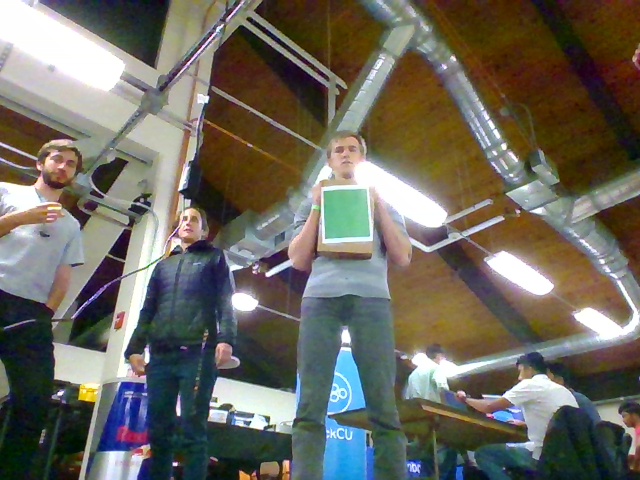
#> input picture SourceCode/camera_cal.png, 640 x 480 px, given in place of the camera
$ python detection.py
#> lines starting #> are read from the running program, lines starting #| are printed output that depends on the picture; after the words box and inside, x2 and y2 are one past the last pixel; in counts of white or black regions, pixels touching at a corner belong together
import cv2
import numpy as np

cap = cv2.VideoCapture(0)

def nothing(x):
	pass

#Prelim paper results
#Low[75, 0, 36]
#High[176, 136, 101]
#Hue varies dramatically with lighting
#Tends have a super low sat and value,
#goes up with light reflection on surface

#Block
#low[45, 215, 0]
#high[85, 255, 166]

#Final values
#low[57, 73, 65]
#high[88, 255, 255]


#Top center, middle center, bottom center (m)
tracking_points = [
	[0, 0, 0],
	[0, .12, 0],
	[0, .24, 0]
]

cv2.namedWindow("Trackbars")
cv2.createTrackbar("L - H", "Trackbars", 57, 179, nothing)
cv2.createTrackbar("L - S", "Trackbars", 73, 255, nothing)
cv2.createTrackbar("L - V", "Trackbars", 65, 255, nothing)
cv2.createTrackbar("U - H", "Trackbars", 88, 179, nothing)
cv2.createTrackbar("U - S", "Trackbars", 255, 255, nothing)
cv2.createTrackbar("U - V", "Trackbars", 255, 255, nothing)

_, frame = cap.read()
#> frame is the input picture: shape (480, 640, 3); mean B, G, R 94.9, 104.8, 107.9
print("width: " + str(cap.get(cv2.CAP_PROP_FRAME_WIDTH)))
print("height: " + str(cap.get(cv2.CAP_PROP_FRAME_HEIGHT)))
white_img = np.zeros([cv2.CAP_PROP_FRAME_WIDTH, cv2.CAP_PROP_FRAME_HEIGHT, 3])
white_img[:,:] = (255, 255, 255)

cv2.namedWindow('frame', cv2.WINDOW_NORMAL)
cv2.resizeWindow('frame', 1920, 1080)

while True:
	_, frame = cap.read()


	hsv = cv2.cvtColor(frame, cv2.COLOR_BGR2HSV)
#> hsv: shape (480, 640, 3); mean H, S, V 61.2, 99.1, 119.9

	l_h = cv2.getTrackbarPos("L - H", "Trackbars")
	l_s = cv2.getTrackbarPos("L - S", "Trackbars")
	l_v = cv2.getTrackbarPos("L - V", "Trackbars")
	u_h = cv2.getTrackbarPos("U - H", "Trackbars")
	u_s = cv2.getTrackbarPos("U - S", "Trackbars")
	u_v = cv2.getTrackbarPos("U - V", "Trackbars")

	lower_filter = np.array([l_h, l_s, l_v])
	upper_filter = np.array([u_h, u_s, u_v])

	mask = cv2.inRange(hsv, lower_filter, upper_filter)
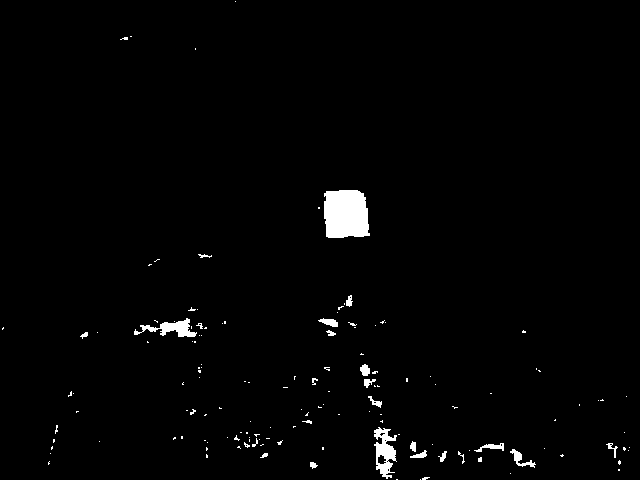
#> mask: shape (480, 640); 1.6% white; 143 white regions (119 under 20 px), largest, box (x1, y1, x2, y2) and area: (324, 190, 370, 238) 1961, (374, 427, 397, 479) 655, (134, 318, 197, 337) 497
	res = cv2.bitwise_and(frame, frame, mask = mask)
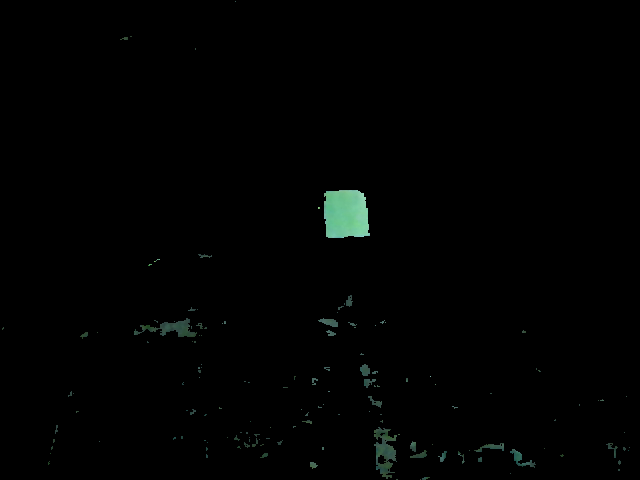
#> res: shape (480, 640, 3); mean B, G, R 1.6, 2, 1.2

	#try other blurs


	blur = cv2.GaussianBlur(res, (5, 5), 0)

	kernel = np.ones((5, 5), np.uint8)
	opening = cv2.morphologyEx(blur, cv2.MORPH_CLOSE, kernel)

	#blur = cv2.medianBlur(opening, 5)
	#convert to grayscale for thresholding
	bgr = cv2.cvtColor(blur, cv2.COLOR_HSV2BGR)
	gray = cv2.cvtColor(bgr, cv2.COLOR_BGR2GRAY)

	#ret, thr = cv2.threshold(gray, 0, 255, cv2.THRESH_BINARY+cv2.THRESH_OTSU)
	#thr = cv2.adaptiveThreshold(gray, 255, cv2.ADAPTIVE_THRESH_GAUSSIAN_C, cv2.THRESH_BINARY, 11, 2)

	thr = cv2.adaptiveThreshold(gray, 255, cv2.ADAPTIVE_THRESH_MEAN_C, cv2.THRESH_BINARY, 11, 2)
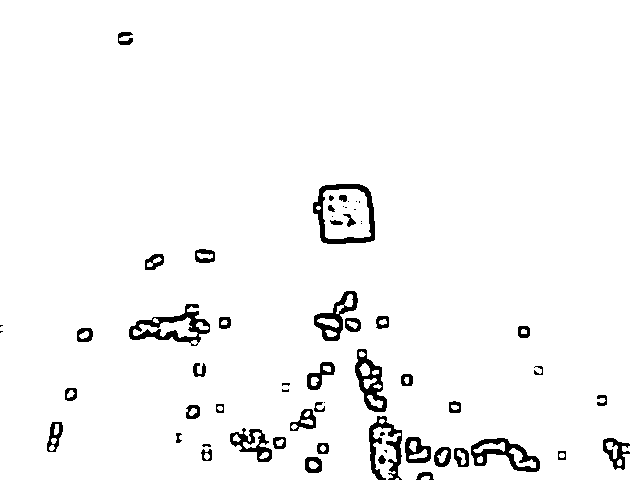
#> thr: shape (480, 640); 96.4% white; 61 black regions (16 under 20 px), largest, box (x1, y1, x2, y2) and area: (129, 304, 210, 346) 1122, (313, 184, 375, 244) 1054, (471, 438, 540, 472) 901
	ret, thr = cv2.threshold(gray, 250, 255, cv2.THRESH_BINARY)
#> thr: shape (480, 640); every value is 0
	edges = cv2.Canny(blur, 100, 200)
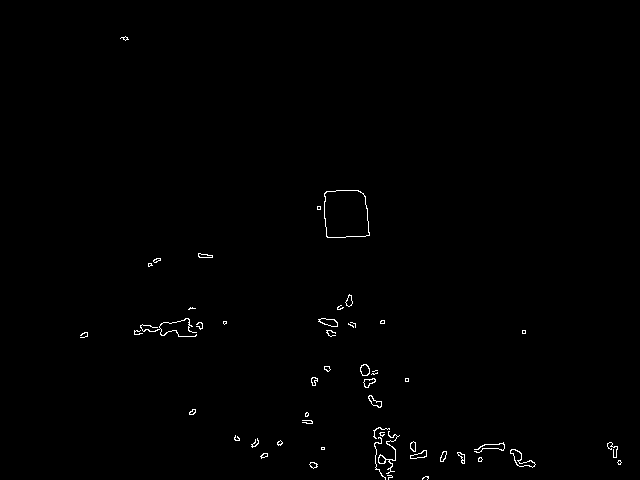
#> edges: shape (480, 640); 0.57% white in thin lines or dots, all inside (x1, y1, x2, y2) = (80, 36, 622, 480)

	contours, hierarchy = cv2.findContours(edges,cv2.RETR_TREE,cv2.CHAIN_APPROX_SIMPLE)
#> contours = 84 contours, 50 with area under 20; largest, box (x1, y1, x2, y2) and area: (324, 190, 370, 238) 1918, (324, 190, 370, 238) 1906, (510, 449, 536, 468) 164, (510, 449, 536, 468) 146, (318, 318, 338, 327) 100

	#find largest contour
	if len(contours) > 0:
		cnt = contours[0]
#> cnt = contour of 11 points, box (x1, y1, x2, y2) (422, 476, 429, 480), area 4
		max_size = cv2.contourArea(cnt)
#> max_size = 3.5

		for cont in contours:
			if cv2.contourArea(cont) > max_size:
				cnt = cont
				max_size = cv2.contourArea(cont)
#> this loop made 84 passes
#> max_size on passes 3, 11, 14, 16, 18, 81: 32, 38, 40, 71.5, 164, 1918.5
#> cont on passes 6, 20, 42, 55: [[619, 460], [621, 462], [619, 464], [617, 462]], [[321, 447], [321, 449], [324, 449], [324, 447]], [[405, 378], [405, 381], [408, 381], [408, 378]], [[522, 330], [522, 333], [525, 333], [525, 330]]
#> after the loop, cnt = contour of 34 points, box (x1, y1, x2, y2) (324, 190, 370, 238), area 1918; max_size = 1918.5
		#cv2.drawContours(frame, cnt, -1, (0, 255, 0), 3)
		perimeter = cv2.arcLength(cnt,True)
#> perimeter = 174.9
		epsilon = 0.04*perimeter
#> epsilon = 6.99
		approx = cv2.approxPolyDP(cnt,epsilon,True)
#> approx = [[324, 193], [327, 237], [369, 235], [363, 193]]
		cv2.drawContours(frame, [approx], -1, (0, 255, 0), 3)
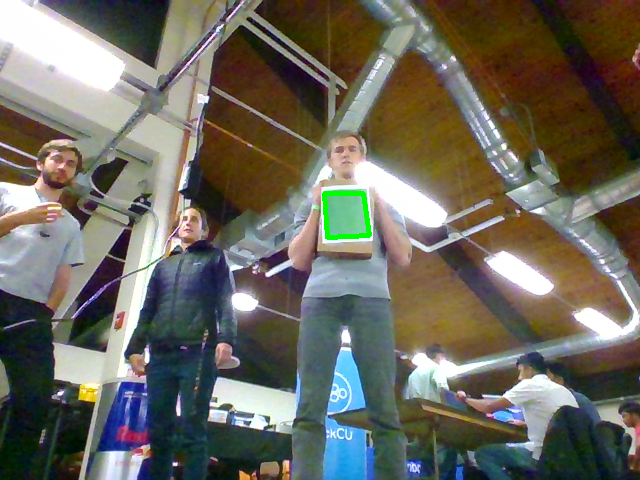
#> frame: shape (480, 640, 3); 0.27% of pixels changed, all inside (x1, y1, x2, y2) = (322, 191, 372, 240)
		#this line's gross sorry
		extrema = [tuple(cnt[cnt[:,:,0].argmin()][0]), tuple(cnt[cnt[:,:,0].argmax()][0]), tuple(cnt[cnt[:,:,1].argmin()][0]), tuple(cnt[cnt[:,:,1].argmax()][0])]
#> extrema = [(324, 193), (369, 235), (336, 190), (327, 237)]
		for i in extrema:
			cv2.circle(frame, i, 5, 255, -1)
#> this loop made 4 passes
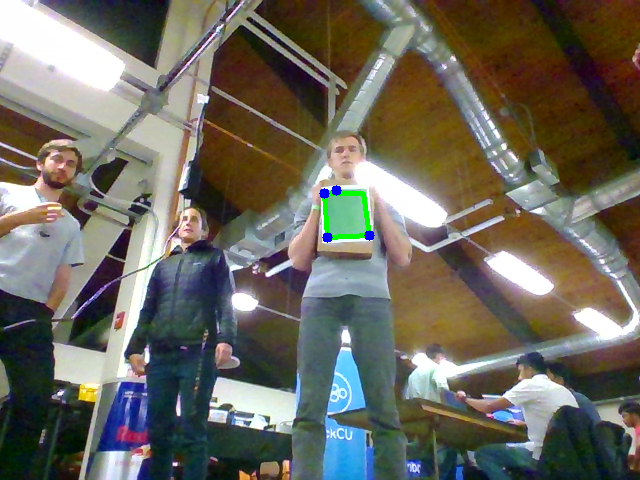
#> frame: shape (480, 640, 3); 0.11% of pixels changed, all inside (x1, y1, x2, y2) = (319, 185, 375, 243)
	#frame = cv2.drawContours(frame, contours, -1, (0, 255, 0), 3)
	#thr = cv2.drawContours(thr, contours, -1, (0, 255, 0) , 3)

	'''
	for i in corners:
		x, y = i.ravel()
		cv2.circle(frame,(x,y), 3, 255, -1)
	'''


	cv2.imshow('frame', frame)
	cv2.imshow('mask', mask)
	cv2.imshow('blur', blur)
	cv2.imshow('thr', thr)
	cv2.imshow('edge', edges)


	k = cv2.waitKey(1) & 0xFF
#> (key Esc is pressed here)
	if k == 27:
		break

cap.release()
cv2.destroyAllWindows()

$ run again, on SourceCode/dev2.png
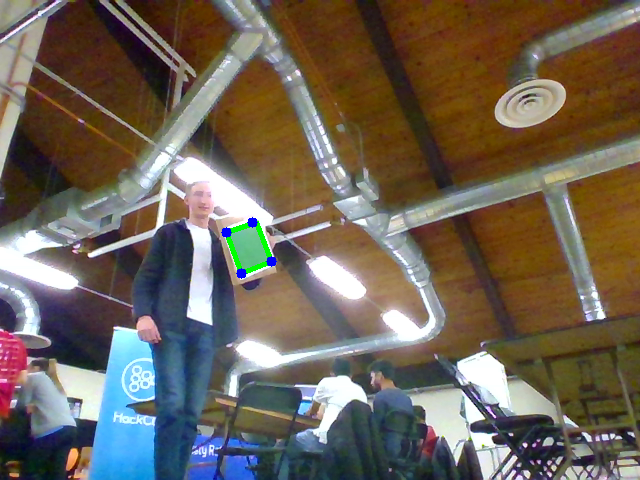
#> input picture SourceCode/dev2.png, 640 x 480 px, given in place of the camera
#> frame is the input picture: shape (480, 640, 3); mean B, G, R 87.3, 99.6, 109.5
#> hsv: shape (480, 640, 3); mean H, S, V 55.9, 115.8, 122.7
#> `mask = cv2.inRange(hsv, lower_filter, upper_filter)`:
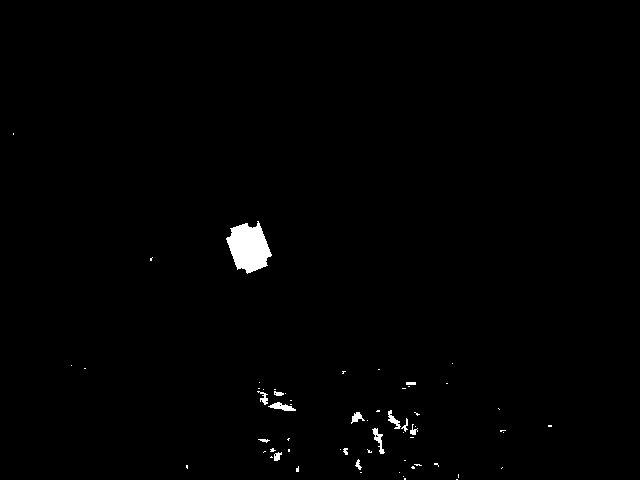
#> mask: shape (480, 640); 0.83% white; 61 white regions (47 under 20 px), largest, box (x1, y1, x2, y2) and area: (226, 221, 272, 274) 1565, (268, 402, 296, 411) 131, (372, 428, 385, 454) 122
#> edges: shape (480, 640); 0.27% white in thin lines or dots, all inside (x1, y1, x2, y2) = (185, 221, 418, 480)
#> contours = 33 contours, 19 with area under 20; largest, box (x1, y1, x2, y2) and area: (268, 402, 296, 412) 138, (269, 402, 296, 412) 128, (351, 412, 365, 424) 88, (257, 390, 269, 405) 79, (351, 412, 365, 423) 72
#> `cnt = contours[0]`: cnt = [[405, 477], [404, 478], [403, 478], [403, 479], [404, 478], [405, 478], [406, 479], [406, 478]]
#> `max_size = cv2.contourArea(cnt)`: max_size = 2
#> the loop `for cont in contours:` made 33 passes
#> max_size on passes 2, 6, 16, 19, 23: 10.5, 39, 44, 88.5, 138
#> after the loop `for cont in contours:`: cnt = contour of 30 points, box (x1, y1, x2, y2) (268, 402, 296, 412), area 138; max_size = 138
#> perimeter = 63.8
#> epsilon = 2.55
#> approx = [[268, 407], [295, 411], [295, 408], [280, 402]]
#> extrema = [(268, 407), (295, 411), (276, 402), (286, 411)]
#> the loop `for i in extrema:` made 4 passes
#> after the loop `for i in extrema:`:
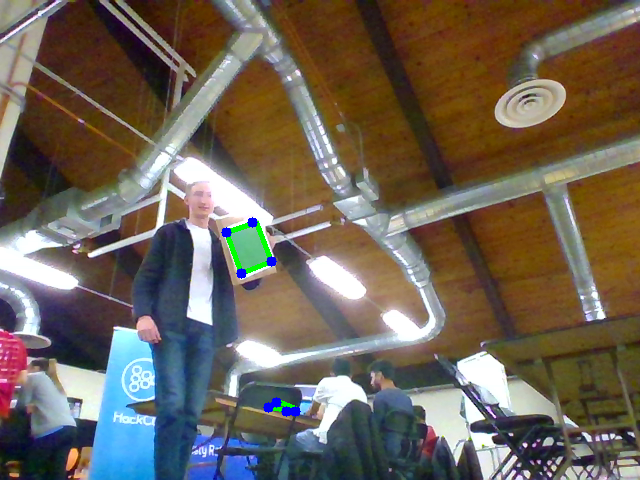
#> frame: shape (480, 640, 3); mean B, G, R 87.5, 99.5, 109.4
